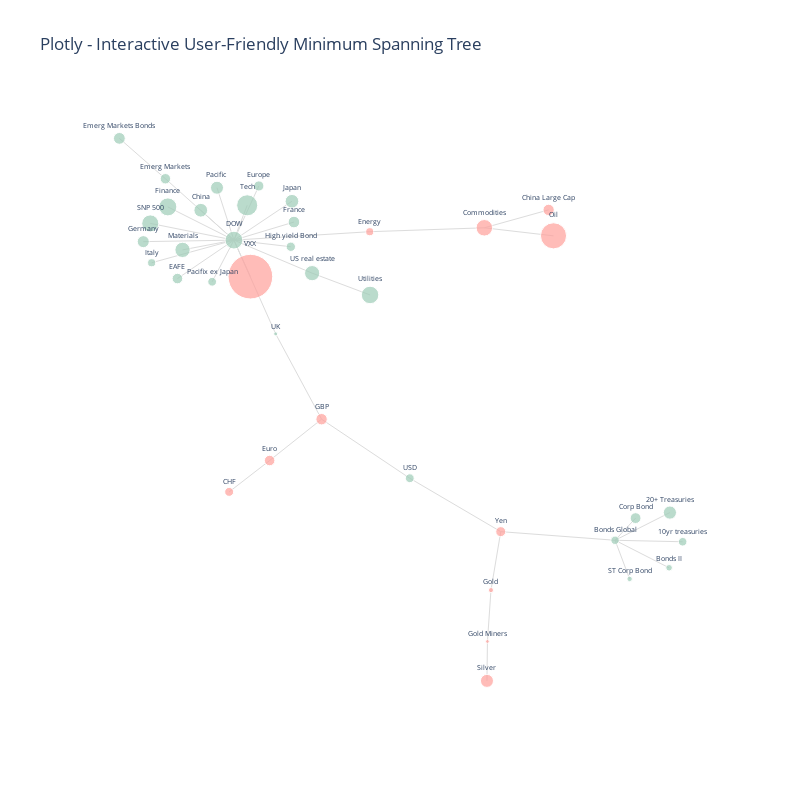

Write notebook code for a chart like this one.
### Markdown cell above
To plot the network we define the scatter plot (tracer) and line plot (tracer_marker) series and define some cosmetic parameters which dictate the graph layout.

### Code cell
# Plotting the Graph

import plotly.graph_objects as go

# Nodes Configuration
tracer_marker = go.Scatter(
    x=Xnodes,
    y=Ynodes,
    mode="markers+text",
    textposition="top center",
    marker=dict(size=node_size, line=dict(width=1), color=node_colour),
    hoverinfo="text",
    hovertext=description,
    text=node_label,
    textfont=dict(size=7),
    showlegend=False,
)


# Edges Configuration
tracer = go.Scatter(
    x=Xedges,
    y=Yedges,
    mode="lines",
    line=dict(color="#DCDCDC", width=1),
    hoverinfo="none",
    showlegend=False,
)


axis_style = dict(
    title="",
    titlefont=dict(size=20),
    showgrid=False,
    zeroline=False,
    showline=False,
    ticks="",
    showticklabels=False,
)


layout = dict(
    title="Plotly - Interactive User-Friendly Minimum Spanning Tree",
    width=800,
    height=800,
    autosize=False,
    showlegend=False,
    xaxis=axis_style,
    yaxis=axis_style,
    hovermode="closest",
    plot_bgcolor="#fff",
)


fig = go.Figure()
fig.add_trace(tracer)
fig.add_trace(tracer_marker)
fig.update_layout(layout)

fig.show()

display(
    HTML(
        """
        <p>Node sizes are proportional to the size of
        the annualised returns.<br>Node colours signify positive
        or negative returns since the beginning of the timeframe.</p>
        """
    )
)

### Figure 1 — Plotly figure (JSON) as saved in the notebook; plotly's stock layout.template omitted (floating-point values rounded to 4 significant figures)
{"data": [{"showlegend": false, "mode": "lines", "hoverinfo": "none", "y": [-0.5832, -0.5576, null, -0.5832, -0.5876, null, -0.5832, -0.5175, null, -0.5832, -0.6648, null, -0.5832, -0.501, null, -0.5832, -0.6978, null, 0.3431, 0.3963, null, 0.3431, 0.3194, null, 0.3431, 0.3316, null, 0.3066, 0.4886, null, 0.3066, 0.1926, null, 0.3066, 0.1832, null, 0.3066, 0.3021, null, 0.3066, 0.2395, null, 0.3066, 0.4218, null, 0.3066, 0.3602, null, 0.3066, 0.02874, null, 0.3066, 0.3952, null, 0.3066, 0.2087, null, 0.3066, 0.287, null, 0.3066, 0.3562, null, 0.3066, 0.4672, null, 0.3066, 0.4619, null, 0.3066, 0.1984, null, 0.3066, 0.2777, null, 0.3066, 0.3316, null, 0.3066, 0.4052, null, 0.3066, 0.4099, null, 0.4886, 0.6083, null, 0.02874, -0.2242, null, -0.2242, -0.3467, null, -0.2242, -0.3993, null, -0.3467, -0.4397, null, -0.5576, -0.7309, null, -0.5576, -0.3993, null, -0.8831, -0.7309, null, -0.8831, -1, null, 0.2087, 0.1441, null], "x": [0.4721, 0.2661, null, 0.4721, 0.5938, null, 0.4721, 0.509, null, 0.4721, 0.5693, null, 0.4721, 0.5708, null, 0.4721, 0.4983, null, 0.2366, 0.3524, null, 0.2366, 0.3612, null, 0.2366, 0.03013, null, -0.2145, -0.3379, null, -0.2145, -0.3162, null, -0.2145, -0.2537, null, -0.2145, -0.3778, null, -0.2145, -0.3627, null, -0.2145, -0.11, null, -0.2145, -0.1064, null, -0.2145, -0.1393, null, -0.2145, -0.2742, null, -0.2145, -0.07362, null, -0.2145, -0.112, null, -0.2145, -0.3652, null, -0.2145, -0.1696, null, -0.2145, -0.245, null, -0.2145, -0.1848, null, -0.2145, -0.307, null, -0.2145, 0.03013, null, -0.2145, -0.3335, null, -0.2145, -0.1906, null, -0.3379, -0.4208, null, -0.1393, -0.05658, null, -0.05658, -0.1502, null, -0.05658, 0.1022, null, -0.1502, -0.2231, null, 0.2661, 0.2485, null, 0.2661, 0.1022, null, 0.2422, 0.2485, null, 0.2422, 0.2413, null, -0.07362, 0.03073, null], "line": {"color": "#DCDCDC", "width": 1}, "type": "scatter"}, {"textposition": "top center", "showlegend": false, "text": ["Bonds Global", "Commodities", "DOW", "Emerg Markets", "EAFE", "Emerg Markets Bonds", "Pacifix ex Japan", "Germany", "Italy", "Japan", "France", "UK", "GBP", "China Large Cap", "Euro", "China", "Yen", "Gold Miners", "Gold", "10yr treasuries", "US real estate", "High yield Bond", "Corp Bond", "Silver", "SNP 500", "Bonds II", "20+ Treasuries", "Oil", "USD", "Europe", "Pacific ", "VXX", "Materials", "Energy", "Finance", "Tech", "Utilities", "ST Corp Bond", "CHF"], "hovertext": ["<b>Bonds Global</b><br>Annualized Returns: 2.8%<br>Annualized Volatility: 3.2%<br><br>Strongest correlations with: <br>10yr treasuries: 0.94<br>20+ Treasuries: 0.90<br>Corp Bond: 0.89<br><br>Weakest correlations with: <br>GBP: 0.03<br>High yield Bond: -0.06<br>Emerg Markets: -0.07<br>", "<b>Commodities</b><br>Annualized Returns: -10.9%<br>Annualized Volatility: 15.1%<br><br>Strongest correlations with: <br>Oil: 0.88<br>Energy: 0.68<br>China Large Cap: 0.53<br><br>Weakest correlations with: <br>ST Corp Bond: 0.03<br>Yen: -0.03<br>CHF: 0.04<br>", "<b>DOW</b><br>Annualized Returns: 12.6%<br>Annualized Volatility: 11.8%<br><br>Strongest correlations with: <br>SNP 500: 0.97<br>Finance: 0.87<br>Tech: 0.85<br><br>Weakest correlations with: <br>Silver: 0.03<br>Gold Miners: 0.04<br>ST Corp Bond: -0.04<br>", "<b>Emerg Markets</b><br>Annualized Returns: 4.3%<br>Annualized Volatility: 18.5%<br><br>Strongest correlations with: <br>China: 0.84<br>Pacifix ex Japan: 0.82<br>Pacific : 0.81<br><br>Weakest correlations with: <br>Bonds II: -0.00<br>Gold: -0.01<br>CHF: -0.02<br>", "<b>EAFE</b><br>Annualized Returns: 4.4%<br>Annualized Volatility: 14.7%<br><br>Strongest correlations with: <br>Europe: 0.95<br>France: 0.91<br>UK: 0.91<br><br>Weakest correlations with: <br>CHF: 0.02<br>ST Corp Bond: 0.05<br>Corp Bond: -0.06<br>", "<b>Emerg Markets Bonds</b><br>Annualized Returns: 5.6%<br>Annualized Volatility: 6.4%<br><br>Strongest correlations with: <br>Emerg Markets: 0.58<br>High yield Bond: 0.58<br>Pacifix ex Japan: 0.48<br><br>Weakest correlations with: <br>Yen: 0.07<br>CHF: 0.07<br>Euro: 0.12<br>", "<b>Pacifix ex Japan</b><br>Annualized Returns: 3.1%<br>Annualized Volatility: 16.2%<br><br>Strongest correlations with: <br>Pacific : 0.84<br>Emerg Markets: 0.82<br>EAFE: 0.79<br><br>Weakest correlations with: <br>Corp Bond: -0.01<br>Gold: -0.01<br>CHF: -0.01<br>", "<b>Germany</b><br>Annualized Returns: 5.8%<br>Annualized Volatility: 17.9%<br><br>Strongest correlations with: <br>Europe: 0.93<br>France: 0.93<br>EAFE: 0.88<br><br>Weakest correlations with: <br>CHF: 0.02<br>ST Corp Bond: 0.02<br>Gold Miners: 0.06<br>", "<b>Italy</b><br>Annualized Returns: 2.6%<br>Annualized Volatility: 23.8%<br><br>Strongest correlations with: <br>Europe: 0.88<br>France: 0.88<br>Germany: 0.84<br><br>Weakest correlations with: <br>ST Corp Bond: -0.01<br>CHF: 0.01<br>Gold Miners: 0.07<br>", "<b>Japan</b><br>Annualized Returns: 7.5%<br>Annualized Volatility: 15.7%<br><br>Strongest correlations with: <br>Pacific : 0.93<br>EAFE: 0.79<br>SNP 500: 0.71<br><br>Weakest correlations with: <br>Gold Miners: 0.03<br>ST Corp Bond: 0.04<br>Silver: 0.05<br>", "<b>France</b><br>Annualized Returns: 5.4%<br>Annualized Volatility: 17.8%<br><br>Strongest correlations with: <br>Europe: 0.96<br>Germany: 0.93<br>EAFE: 0.91<br><br>Weakest correlations with: <br>CHF: 0.05<br>ST Corp Bond: 0.05<br>Corp Bond: -0.07<br>", "<b>UK</b><br>Annualized Returns: 0.6%<br>Annualized Volatility: 16.9%<br><br>Strongest correlations with: <br>Europe: 0.94<br>EAFE: 0.91<br>France: 0.85<br><br>Weakest correlations with: <br>CHF: 0.03<br>ST Corp Bond: 0.03<br>Corp Bond: -0.07<br>", "<b>GBP</b><br>Annualized Returns: -5.2%<br>Annualized Volatility: 9.6%<br><br>Strongest correlations with: <br>USD: -0.61<br>UK: 0.55<br>Euro: 0.51<br><br>Weakest correlations with: <br>10yr treasuries: -0.01<br>Bonds Global: 0.03<br>Corp Bond: 0.06<br>", "<b>China Large Cap</b><br>Annualized Returns: -5.1%<br>Annualized Volatility: 8.0%<br><br>Strongest correlations with: <br>Commodities: 0.53<br>Oil: 0.51<br>USD: -0.47<br><br>Weakest correlations with: <br>10yr treasuries: 0.01<br>20+ Treasuries: -0.08<br>Bonds Global: 0.08<br>", "<b>Euro</b><br>Annualized Returns: -4.4%<br>Annualized Volatility: 8.8%<br><br>Strongest correlations with: <br>USD: -0.96<br>CHF: 0.53<br>GBP: 0.51<br><br>Weakest correlations with: <br>US real estate: -0.01<br>Energy: -0.01<br>Materials: -0.02<br>", "<b>China</b><br>Annualized Returns: 7.5%<br>Annualized Volatility: 22.9%<br><br>Strongest correlations with: <br>Emerg Markets: 0.84<br>Pacifix ex Japan: 0.73<br>Pacific : 0.72<br><br>Weakest correlations with: <br>Corp Bond: -0.06<br>ST Corp Bond: 0.06<br>USD: 0.07<br>", "<b>Yen</b><br>Annualized Returns: -4.0%<br>Annualized Volatility: 9.6%<br><br>Strongest correlations with: <br>10yr treasuries: 0.56<br>USD: -0.54<br>Finance: -0.54<br><br>Weakest correlations with: <br>Commodities: -0.03<br>Utilities: 0.04<br>Emerg Markets Bonds: 0.07<br>", "<b>Gold Miners</b><br>Annualized Returns: -0.6%<br>Annualized Volatility: 41.6%<br><br>Strongest correlations with: <br>Gold: 0.79<br>Silver: 0.70<br>China Large Cap: 0.36<br><br>Weakest correlations with: <br>VXX: -0.03<br>Japan: 0.03<br>DOW: 0.04<br>", "<b>Gold</b><br>Annualized Returns: -1.1%<br>Annualized Volatility: 14.2%<br><br>Strongest correlations with: <br>Gold Miners: 0.79<br>Silver: 0.79<br>Yen: 0.52<br><br>Weakest correlations with: <br>Pacifix ex Japan: -0.01<br>Emerg Markets: -0.01<br>Energy: -0.02<br>", "<b>10yr treasuries</b><br>Annualized Returns: 2.9%<br>Annualized Volatility: 5.4%<br><br>Strongest correlations with: <br>Bonds Global: 0.94<br>20+ Treasuries: 0.93<br>Corp Bond: 0.86<br><br>Weakest correlations with: <br>China Large Cap: 0.01<br>GBP: -0.01<br>US real estate: 0.09<br>", "<b>US real estate</b><br>Annualized Returns: 9.3%<br>Annualized Volatility: 13.4%<br><br>Strongest correlations with: <br>SNP 500: 0.63<br>Utilities: 0.62<br>DOW: 0.59<br><br>Weakest correlations with: <br>Euro: -0.01<br>USD: -0.02<br>CHF: -0.04<br>", "<b>High yield Bond</b><br>Annualized Returns: 3.5%<br>Annualized Volatility: 6.2%<br><br>Strongest correlations with: <br>SNP 500: 0.67<br>Materials: 0.66<br>Emerg Markets: 0.64<br><br>Weakest correlations with: <br>Bonds II: 0.01<br>USD: -0.01<br>Euro: -0.02<br>", "<b>Corp Bond</b><br>Annualized Returns: 4.7%<br>Annualized Volatility: 5.0%<br><br>Strongest correlations with: <br>Bonds Global: 0.89<br>10yr treasuries: 0.86<br>20+ Treasuries: 0.85<br><br>Weakest correlations with: <br>Pacifix ex Japan: -0.01<br>Emerg Markets: 0.02<br>Pacific : -0.03<br>", "<b>Silver</b><br>Annualized Returns: -6.8%<br>Annualized Volatility: 22.2%<br><br>Strongest correlations with: <br>Gold: 0.79<br>Gold Miners: 0.70<br>Commodities: 0.35<br><br>Weakest correlations with: <br>VXX: -0.02<br>DOW: 0.03<br>Tech: 0.03<br>", "<b>SNP 500</b><br>Annualized Returns: 11.6%<br>Annualized Volatility: 12.1%<br><br>Strongest correlations with: <br>DOW: 0.97<br>Tech: 0.90<br>Finance: 0.87<br><br>Weakest correlations with: <br>ST Corp Bond: -0.02<br>Silver: 0.05<br>Gold Miners: 0.08<br>", "<b>Bonds II</b><br>Annualized Returns: 1.7%<br>Annualized Volatility: 4.7%<br><br>Strongest correlations with: <br>10yr treasuries: 0.84<br>Bonds Global: 0.83<br>20+ Treasuries: 0.79<br><br>Weakest correlations with: <br>Emerg Markets: -0.00<br>Pacifix ex Japan: -0.01<br>High yield Bond: 0.01<br>", "<b>20+ Treasuries</b><br>Annualized Returns: 7.0%<br>Annualized Volatility: 12.5%<br><br>Strongest correlations with: <br>10yr treasuries: 0.93<br>Bonds Global: 0.90<br>Corp Bond: 0.85<br><br>Weakest correlations with: <br>US real estate: 0.07<br>GBP: -0.07<br>China Large Cap: -0.08<br>", "<b>Oil</b><br>Annualized Returns: -27.3%<br>Annualized Volatility: 34.1%<br><br>Strongest correlations with: <br>Commodities: 0.88<br>Energy: 0.71<br>China Large Cap: 0.51<br><br>Weakest correlations with: <br>CHF: 0.00<br>ST Corp Bond: 0.01<br>Bonds II: 0.03<br>", "<b>USD</b><br>Annualized Returns: 3.1%<br>Annualized Volatility: 7.4%<br><br>Strongest correlations with: <br>Euro: -0.96<br>GBP: -0.61<br>CHF: -0.58<br><br>Weakest correlations with: <br>Materials: -0.00<br>Pacific : -0.00<br>High yield Bond: -0.01<br>", "<b>Europe</b><br>Annualized Returns: 4.1%<br>Annualized Volatility: 16.2%<br><br>Strongest correlations with: <br>France: 0.96<br>EAFE: 0.95<br>UK: 0.94<br><br>Weakest correlations with: <br>ST Corp Bond: 0.05<br>CHF: 0.07<br>Corp Bond: -0.07<br>", "<b>Pacific </b><br>Annualized Returns: 6.8%<br>Annualized Volatility: 14.1%<br><br>Strongest correlations with: <br>Japan: 0.93<br>EAFE: 0.87<br>Pacifix ex Japan: 0.84<br><br>Weakest correlations with: <br>USD: -0.00<br>Euro: -0.02<br>Corp Bond: -0.03<br>", "<b>VXX</b><br>Annualized Returns: -79.6%<br>Annualized Volatility: 60.3%<br><br>Strongest correlations with: <br>SNP 500: -0.84<br>DOW: -0.80<br>Tech: -0.75<br><br>Weakest correlations with: <br>Silver: -0.02<br>Gold Miners: -0.03<br>ST Corp Bond: 0.05<br>", "<b>Materials</b><br>Annualized Returns: 9.4%<br>Annualized Volatility: 15.6%<br><br>Strongest correlations with: <br>SNP 500: 0.83<br>DOW: 0.82<br>Finance: 0.74<br><br>Weakest correlations with: <br>ST Corp Bond: 0.00<br>USD: -0.00<br>Euro: -0.02<br>", "<b>Energy</b><br>Annualized Returns: -2.6%<br>Annualized Volatility: 20.8%<br><br>Strongest correlations with: <br>Materials: 0.73<br>Oil: 0.71<br>SNP 500: 0.69<br><br>Weakest correlations with: <br>ST Corp Bond: -0.00<br>Euro: -0.01<br>Gold: -0.02<br>", "<b>Finance</b><br>Annualized Returns: 13.0%<br>Annualized Volatility: 15.7%<br><br>Strongest correlations with: <br>DOW: 0.87<br>SNP 500: 0.87<br>Materials: 0.74<br><br>Weakest correlations with: <br>Silver: -0.05<br>Gold Miners: -0.07<br>GBP: 0.12<br>", "<b>Tech</b><br>Annualized Returns: 17.8%<br>Annualized Volatility: 14.3%<br><br>Strongest correlations with: <br>SNP 500: 0.90<br>DOW: 0.85<br>VXX: -0.75<br><br>Weakest correlations with: <br>ST Corp Bond: 0.01<br>Silver: 0.03<br>Gold Miners: 0.06<br>", "<b>Utilities</b><br>Annualized Returns: 12.3%<br>Annualized Volatility: 14.3%<br><br>Strongest correlations with: <br>US real estate: 0.62<br>SNP 500: 0.42<br>DOW: 0.40<br><br>Weakest correlations with: <br>Yen: 0.04<br>Oil: 0.07<br>CHF: 0.07<br>", "<b>ST Corp Bond</b><br>Annualized Returns: 1.2%<br>Annualized Volatility: 0.9%<br><br>Strongest correlations with: <br>Bonds Global: 0.60<br>Corp Bond: 0.58<br>10yr treasuries: 0.58<br><br>Weakest correlations with: <br>Materials: 0.00<br>Energy: -0.00<br>Tech: 0.01<br>", "<b>CHF</b><br>Annualized Returns: -3.2%<br>Annualized Volatility: 11.8%<br><br>Strongest correlations with: <br>USD: -0.58<br>Euro: 0.53<br>Yen: 0.39<br><br>Weakest correlations with: <br>Oil: 0.00<br>Pacifix ex Japan: -0.01<br>Italy: 0.01<br>"], "textfont": {"size": 7}, "y": [-0.5832, 0.3431, 0.3066, 0.4886, 0.1926, 0.6083, 0.1832, 0.3021, 0.2395, 0.4218, 0.3602, 0.02874, -0.2242, 0.3963, -0.3467, 0.3952, -0.5576, -0.8831, -0.7309, -0.5876, 0.2087, 0.287, -0.5175, -1, 0.3562, -0.6648, -0.501, 0.3194, -0.3993, 0.4672, 0.4619, 0.1984, 0.2777, 0.3316, 0.4052, 0.4099, 0.1441, -0.6978, -0.4397], "mode": "markers+text", "hoverinfo": "text", "marker": {"color": ["#9eccb7", "#ffa09b", "#9eccb7", "#9eccb7", "#9eccb7", "#9eccb7", "#9eccb7", "#9eccb7", "#9eccb7", "#9eccb7", "#9eccb7", "#9eccb7", "#ffa09b", "#ffa09b", "#ffa09b", "#9eccb7", "#ffa09b", "#ffa09b", "#ffa09b", "#9eccb7", "#9eccb7", "#9eccb7", "#9eccb7", "#ffa09b", "#9eccb7", "#9eccb7", "#9eccb7", "#ffa09b", "#9eccb7", "#9eccb7", "#9eccb7", "#ffa09b", "#9eccb7", "#ffa09b", "#9eccb7", "#9eccb7", "#9eccb7", "#9eccb7", "#ffa09b"], "line": {"width": 1}, "size": [8.41, 16.52, 17.75, 10.4, 10.54, 11.79, 8.741, 12.02, 8.087, 13.67, 11.6, 4.001, 11.37, 11.28, 10.48, 13.72, 9.975, 3.781, 5.162, 8.552, 15.23, 9.334, 10.82, 13.01, 17.04, 6.562, 13.19, 26.12, 8.841, 10.16, 13.0, 44.62, 15.31, 8.02, 17.99, 21.09, 17.53, 5.401, 8.931]}, "x": [0.4721, 0.2366, -0.2145, -0.3379, -0.3162, -0.4208, -0.2537, -0.3778, -0.3627, -0.11, -0.1064, -0.1393, -0.05658, 0.3524, -0.1502, -0.2742, 0.2661, 0.2422, 0.2485, 0.5938, -0.07362, -0.112, 0.509, 0.2413, -0.3652, 0.5693, 0.5708, 0.3612, 0.1022, -0.1696, -0.245, -0.1848, -0.307, 0.03013, -0.3335, -0.1906, 0.03073, 0.4983, -0.2231], "type": "scatter"}], "layout": {"autosize": false, "xaxis": {"showticklabels": false, "title": {"text": "", "font": {"size": 20}}, "ticks": "", "showgrid": false, "zeroline": false, "showline": false}, "title": {"text": "Plotly - Interactive User-Friendly Minimum Spanning Tree"}, "plot_bgcolor": "#fff", "yaxis": {"showticklabels": false, "title": {"text": "", "font": {"size": 20}}, "ticks": "", "showgrid": false, "zeroline": false, "showline": false}, "showlegend": false, "height": 800, "width": 800, "hovermode": "closest"}}
